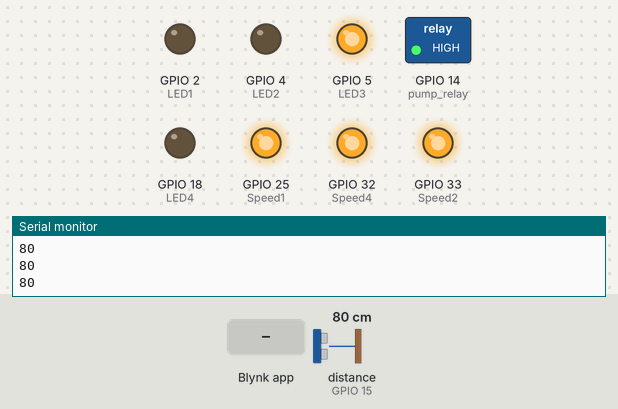
A sketch run on a simulated ESP32. On the bench: switched loads named in the sketch (green lamp = pin HIGH), output pins drawn as LEDs (lit = HIGH), the last lines printed to the serial monitor. Wiring (inferred from the names in the program): ultrasonic range finder: trigger GPIO 19; echo GPIO 15. The inputs (shaded band) are chosen by the test bench; at power-on: distance to the obstacle (sensor on GPIO 15) 80 cm. The echo pulse lasts 58.3 µs per cm; WiFi joins after 1.5 s; servers stay silent unless stated; pins used as bus, display or sensor lines are not drawn.

Above: at 3.0 s.
3.1 s: distance to the obstacle (sensor on GPIO 15) set to 64 cm
4.6 s: distance to the obstacle (sensor on GPIO 15) set to 59 cm
At 7.5 s:
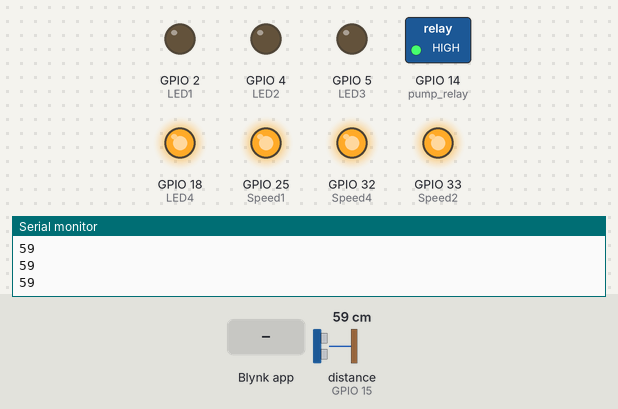
7.6 s: Blynk app writes 1 to V5
At 9.6 s:
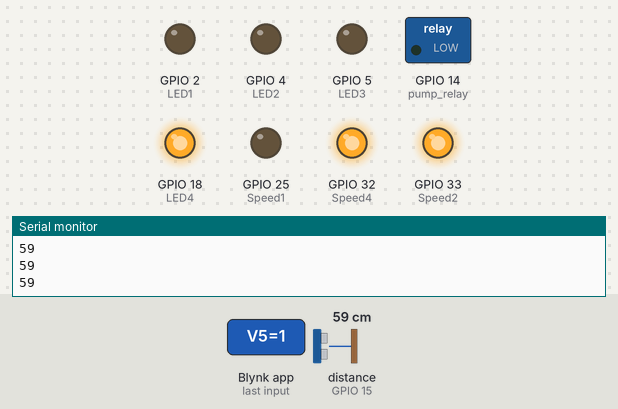
10.6 s: distance to the obstacle (sensor on GPIO 15) set to 120 cm
At 12.4 s:
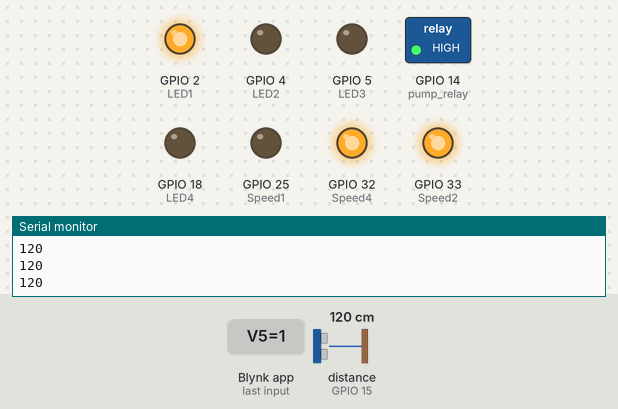
12.7 s: Blynk app writes 0 to V5
At 13.9 s:
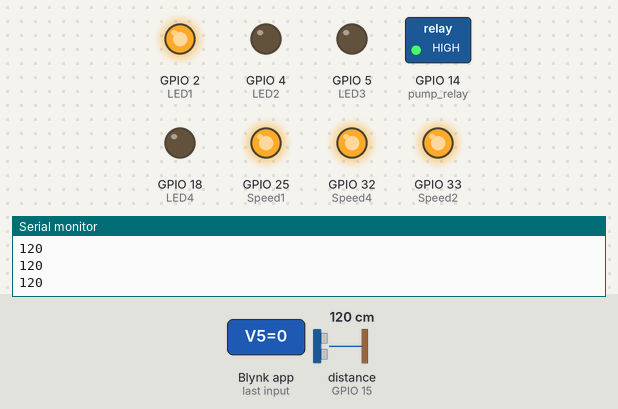
14.2 s: distance to the obstacle (sensor on GPIO 15) set to 115 cm
15.7 s: distance to the obstacle (sensor on GPIO 15) set to 108 cm
At 16.3 s:
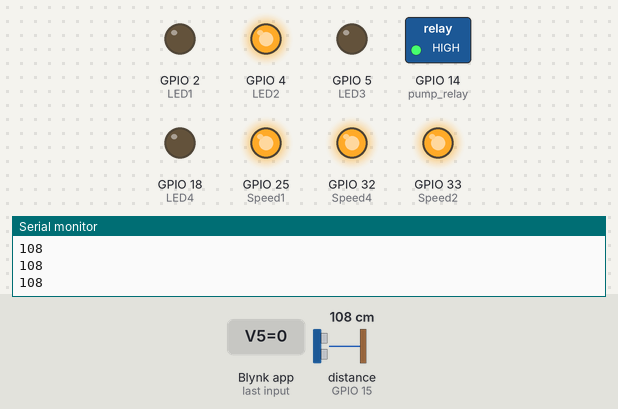
Timing chart, 0 to 18.2 s (numbered marks = the images above; inputs shaded):
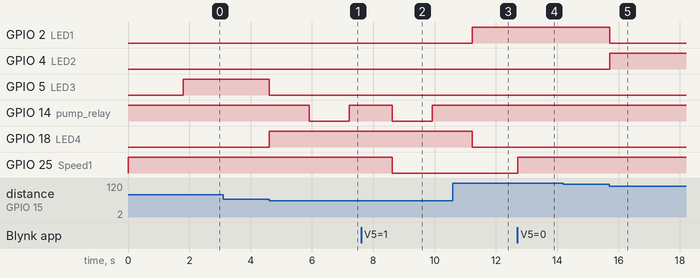

Measured:
- the behaviour switches between 62 and 61 cm on distance to the obstacle (sensor on GPIO 15) (found by bisection; images 0 and 1)
- the behaviour switches between 112 and 111 cm on distance to the obstacle (sensor on GPIO 15) (found by bisection; images 4 and 5)
- after the input at 4.6 s, GPIO 5 (LED3): HIGH → LOW at once; GPIO 14 (pump_relay): HIGH → LOW after 1.3 s, → HIGH 1.3 s later; GPIO 18 (LED4): LOW → HIGH at once
- after the input at 7.6 s, GPIO 25 (Speed1): HIGH → LOW after 1.0 s
- after the input at 10.6 s, GPIO 2 (LED1): LOW → HIGH after 0.64 s; GPIO 14 (pump_relay): stays HIGH (without the input it goes to LOW after 0.63 s); GPIO 18 (LED4): HIGH → LOW after 0.64 s
- after the input at 12.7 s, GPIO 25 (Speed1): LOW → HIGH at once
- after the input at 15.7 s, GPIO 2 (LED1): HIGH → LOW at once; GPIO 4 (LED2): LOW → HIGH at once

The sketch:

report_code.ino
```cpp
#define BLYNK_TEMPLATE_ID "TMPL3A6JNa5by"
#define BLYNK_TEMPLATE_NAME "BTP DEMO"
#define BLYNK_AUTH_TOKEN "VORLbYb3cgbNtxVSLmhNdzcqx5n2eWKp"

#define BLYNK_PRINT Serial

#include <WiFi.h>
#include <WiFiClient.h>
#include <BlynkSimpleEsp32.h>


char auth[] = BLYNK_AUTH_TOKEN;
char ssid[] = "bidhan";
char pass[] = "aaaaaa123456";
//You can change the wifi name and password as your device

BlynkTimer timer;

#define Speed1 25
#define Speed2 33
#define Speed4 32

#define LED1 2
#define LED2 4
#define LED3 5
#define LED4 18
#define trig 19
#define echo 15

#define pump_relay 14

int relay1_state = 0;
int pump_relaystate = 0;
int relay3_state = 0;

int MaxLevel = 125;

int Level1 = (MaxLevel * 90) / 100;
int Level2 = (MaxLevel * 75) / 100;
int Level3 = (MaxLevel * 50) / 100;
int Level4 = (MaxLevel * 20) / 100;

// int Level5 = (MaxLevel * 98) /100;

#define button2_vpin    V2

BLYNK_CONNECTED() {
  Blynk.syncVirtual(button2_vpin);
}

BLYNK_WRITE(button2_vpin) {
  pump_relaystate = param.asInt();
  digitalWrite(pump_relay, pump_relaystate);
}

BLYNK_WRITE(V5)
{
  int fan_speed = param.asInt(); // assigning incoming value from pin V1 to a variable
  if (fan_speed == 0)
  {
    //Set all realys Off - Fan Off

    digitalWrite(Speed1, HIGH);
    digitalWrite(Speed2, HIGH);
    digitalWrite(Speed4, HIGH);
  }

  if (fan_speed == 1)
  {
    //Speed1 Relay On - Fan at speed 1
    digitalWrite(Speed1, HIGH);
    digitalWrite(Speed2, HIGH);
    digitalWrite(Speed4, HIGH);
    delay(100);
    digitalWrite(Speed1, LOW);
  }

  if (fan_speed == 2)
  {
    //Speed2 Relay On - Fan at speed 2
    digitalWrite(Speed1, HIGH);
    digitalWrite(Speed2, HIGH);
    digitalWrite(Speed4, HIGH);
    digitalWrite(Speed2, LOW);
  }

  if (fan_speed == 3)
  {
    //Speed1 & Speed2 Relays On - Fan at speed 3
    digitalWrite(Speed1, HIGH);
    digitalWrite(Speed2, HIGH);
    digitalWrite(Speed4, HIGH);
    digitalWrite(Speed1, LOW);
    digitalWrite(Speed2, LOW);
  }

  if (fan_speed == 4)
  {
    //Speed4 Relay On - Fan at speed 4

    digitalWrite(Speed1, HIGH);
    digitalWrite(Speed2, HIGH);
    digitalWrite(Speed4, HIGH);
    digitalWrite(Speed4, LOW);
  }
}


void setup(){
  // Debug console
  Serial.begin(115200);

  pinMode(pump_relay, OUTPUT);

  pinMode(LED1, OUTPUT);
  pinMode(LED2, OUTPUT);
  pinMode(LED3, OUTPUT);
  pinMode(LED4, OUTPUT);

  pinMode(trig, OUTPUT);
  pinMode(echo, INPUT);
  digitalWrite(pump_relay, HIGH);

  pinMode(Speed1, OUTPUT);
  pinMode(Speed2, OUTPUT);
  pinMode(Speed4, OUTPUT);

  //Initially the fan will be in OFF state
  digitalWrite(Speed1, HIGH);
  digitalWrite(Speed2, HIGH);
  digitalWrite(Speed4, HIGH);

  Blynk.begin(auth, ssid, pass);
}

void loop(){
  Blynk.run();
  timer.run();
  ultrasonic();
}

void control_relay(int relay){
  if(relay == 1){
    relay1_state = !relay1_state;
    // digitalWrite(relay1_pin, relay1_state);
    Serial.print("Relay1 State = ");
    Serial.println(relay1_state);
    delay(50);
  }
  else if(relay == 2){
    pump_relaystate = !pump_relaystate;
    digitalWrite(pump_relay, pump_relaystate);
    delay(50);
  }
  else if(relay == 3){
    relay3_state = !relay3_state;
    // digitalWrite(relay3_pin, relay3_state);
    delay(50);
  }
}

void ultrasonic() {
  digitalWrite(trig, LOW);
  delayMicroseconds(4);
  digitalWrite(trig, HIGH);
  delayMicroseconds(10);
  digitalWrite(trig, LOW);

  long t = pulseIn(echo, HIGH);
  int distance = t / 29 / 2;
  Serial.println(distance);

  int blynkDistance = (distance - MaxLevel) * -1;
  if (distance <= MaxLevel) {
    Blynk.virtualWrite(V3, blynkDistance);
  } else {
    Blynk.virtualWrite(V3, 0);
  }
  if (Level1 <= distance) {
    digitalWrite(LED1, HIGH);
    digitalWrite(LED2, LOW);
    digitalWrite(LED3, LOW);
    digitalWrite(LED4, LOW);
  } else if (Level2 <= distance && Level1 > distance) {
    digitalWrite(LED1, LOW);
    digitalWrite(LED2, HIGH);
    digitalWrite(LED3, LOW);
    digitalWrite(LED4, LOW);
  } else if (Level3 <= distance && Level2 > distance) {
    digitalWrite(LED1, LOW);
    digitalWrite(LED2, LOW);
    digitalWrite(LED3, HIGH);
    digitalWrite(LED4, LOW);
  } else if (Level4 <= distance && Level3 > distance) {
    digitalWrite(LED1, LOW);
    digitalWrite(LED2, LOW);
    digitalWrite(LED3, LOW);
    digitalWrite(LED4, HIGH);
    pump_relaystate = !pump_relaystate;
    digitalWrite(pump_relay, pump_relaystate);
    delay(1300);
  }
}
```
